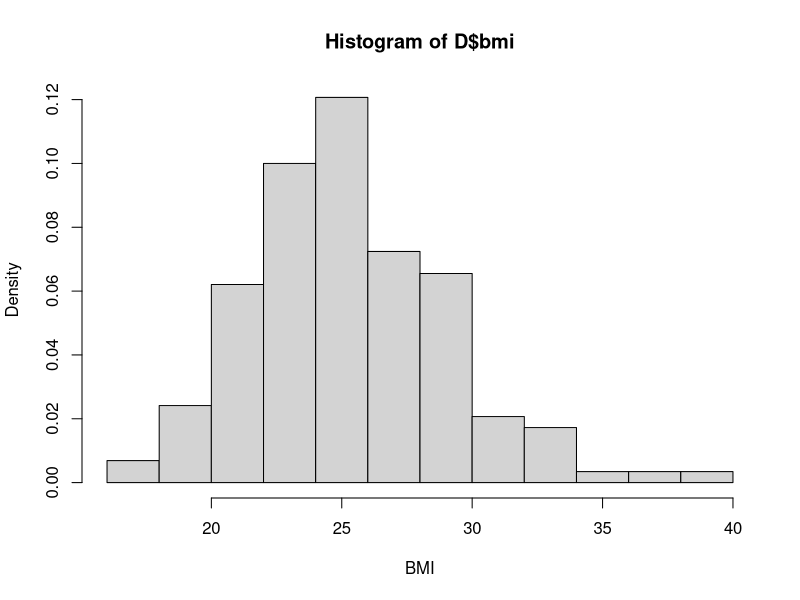
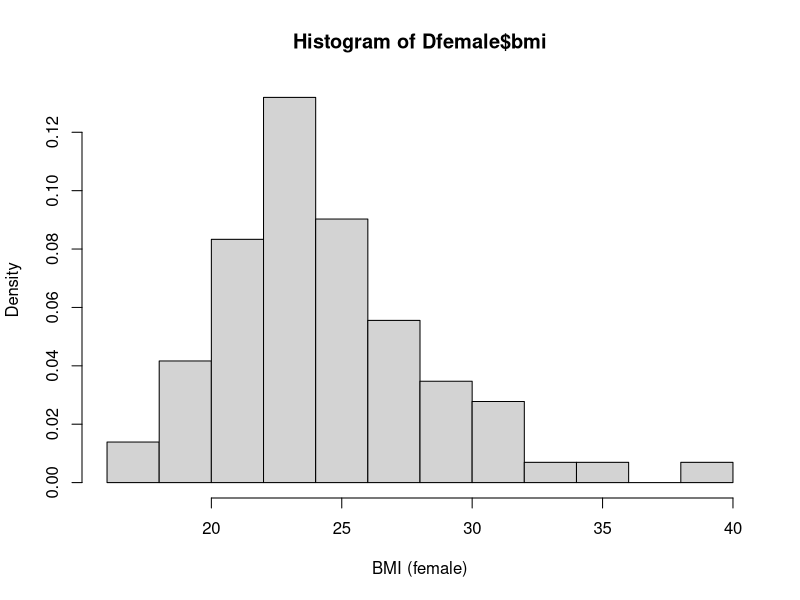
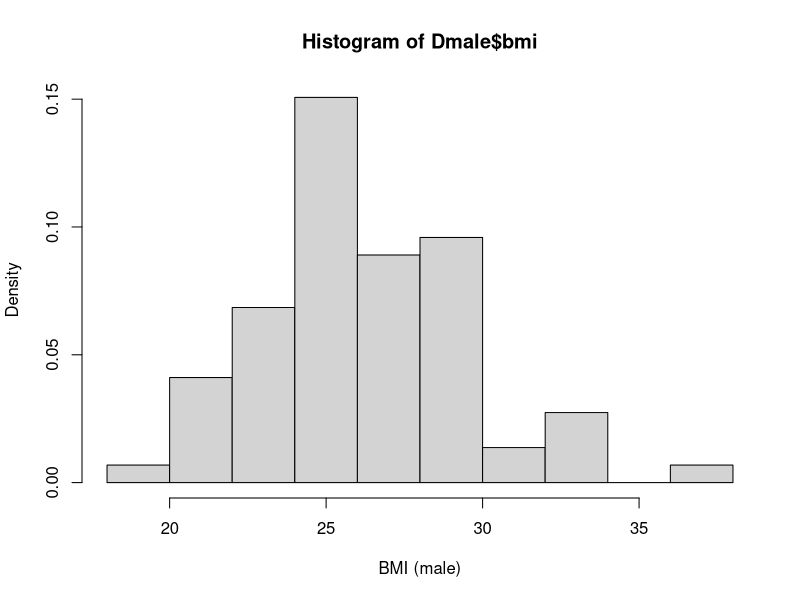

These charts were generated, in order, by the following R code:
## Read data from bmi1_data.csv
D <- read.table("bmi1_data.csv", header=TRUE, sep=";", as.is=TRUE)
#D <- read.csv("bmi1_data.csv")

## Dimensions of bmi1 (number of rows and columns)
dim(D)
## Column/variable names
names(D)
## The first rows/observations 
head(D)
## The last rows/observations
tail(D)
## Selected summary statistics
summary(D)
## Another type of summary of the dataset str(bmi1)
str(D)


#------------------------------------
#b
## Calculate BMI scores and add new variable to D
D$bmi <- D$weight/(D$height/100)^2

## Histogram describing the empirical density of the BMI scores 
## (histogram of the BMI scores normalized to have an area of 1) 
hist(D$bmi, xlab="BMI", prob=TRUE)

# Is there much variation to be seen in the observations? 
var(D$bmi)

#------------------------------------
#c 
## Divide data into two subsets according to gender
Dfemale <- subset(D, gender == 0)
Dmale <- subset(D, gender == 1)

## Density histograms describing the emprical density 
## of the BMI scroes of women and men, respectively
hist(Dfemale$bmi, xlab="BMI (female)", prob=TRUE)
hist(Dmale$bmi, xlab="BMI (male)", prob=TRUE)
